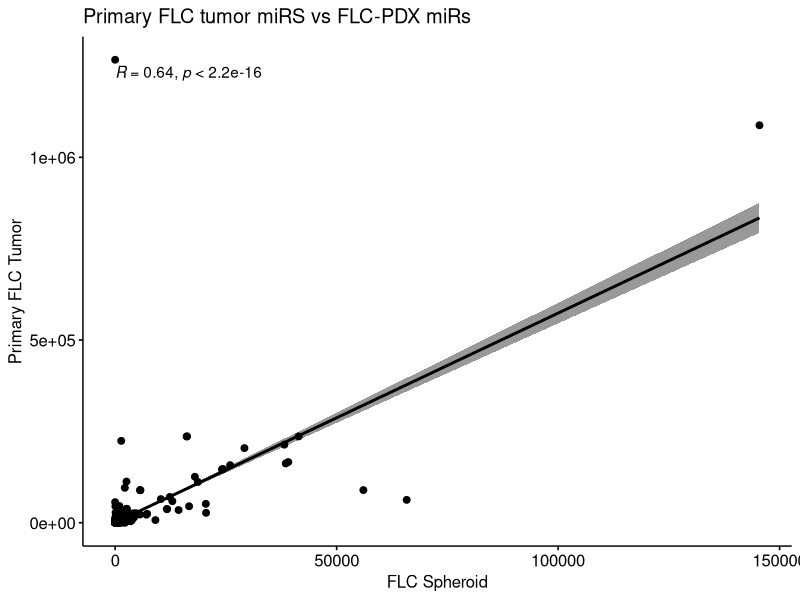
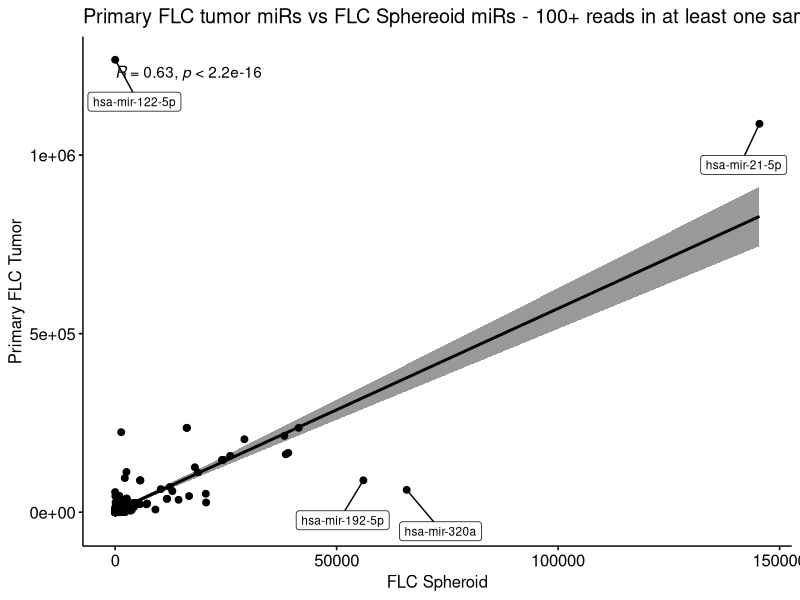
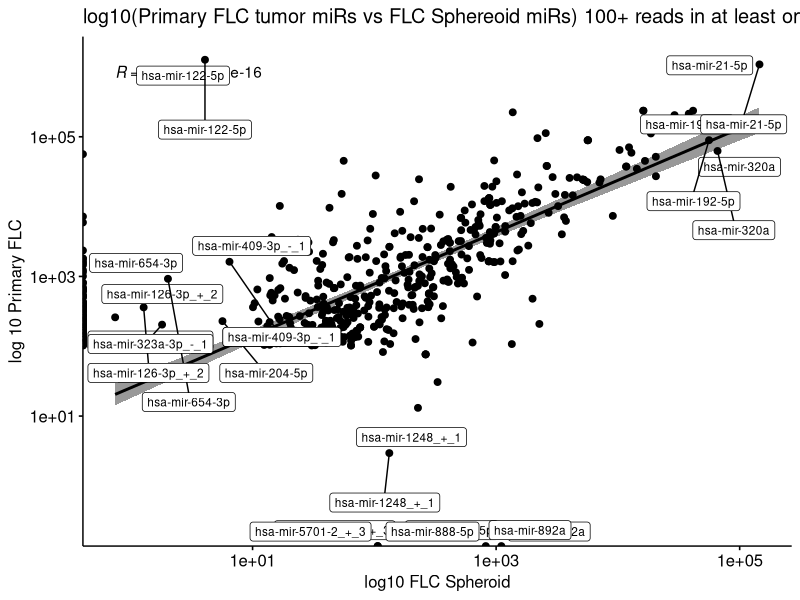
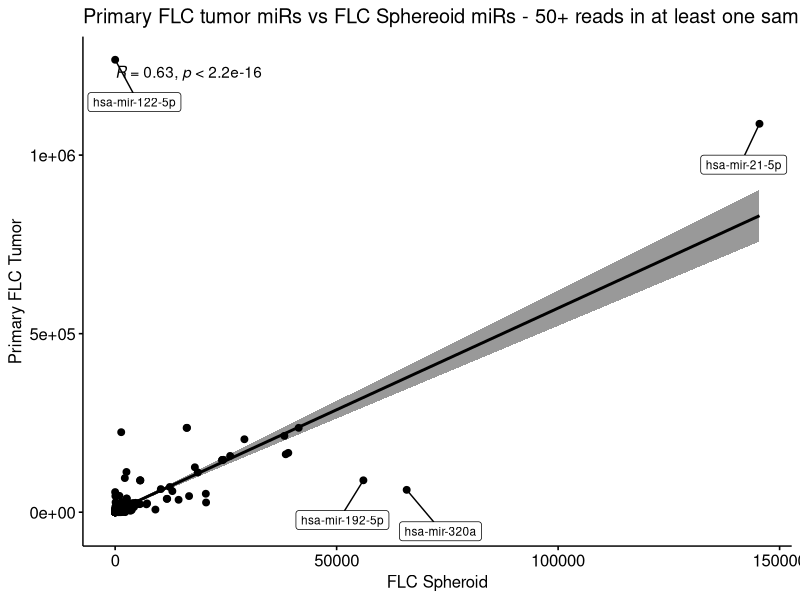
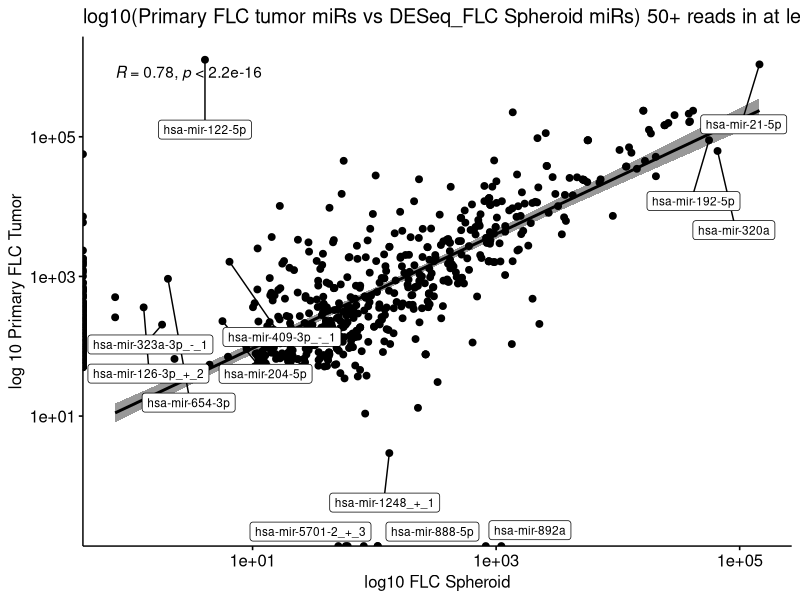
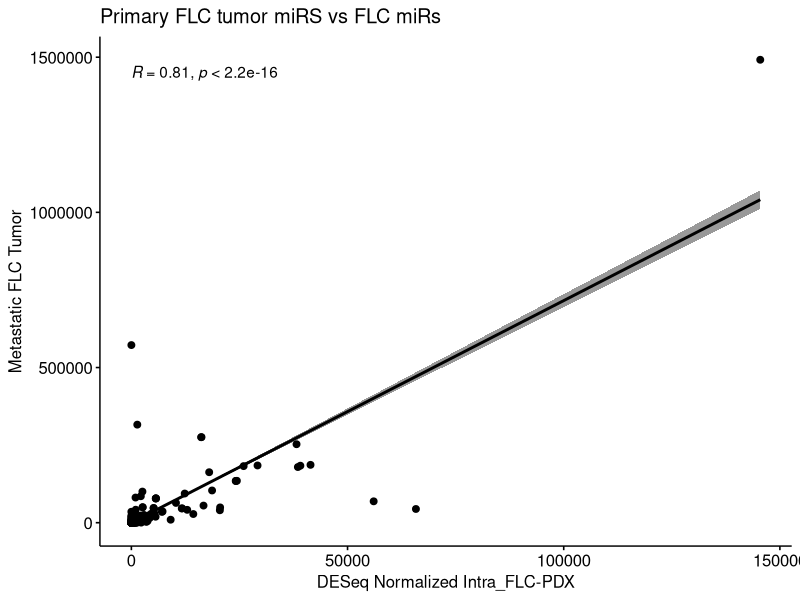
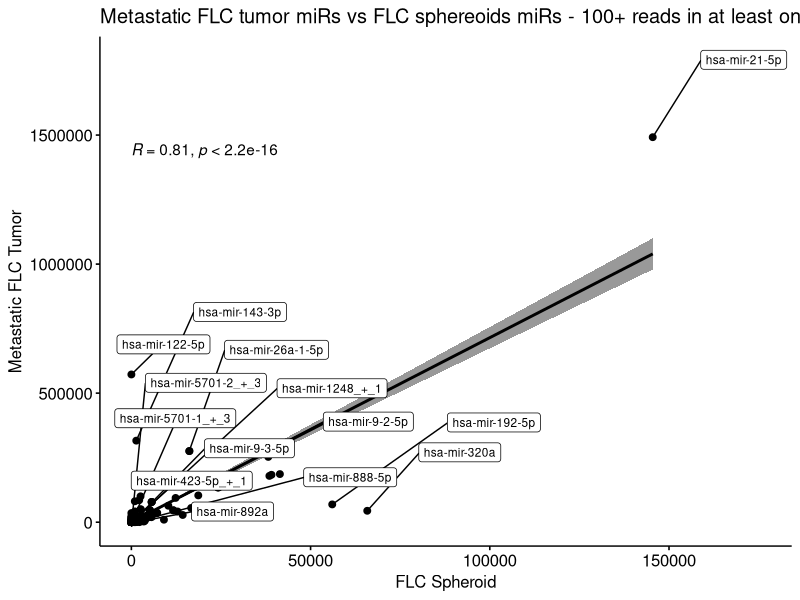
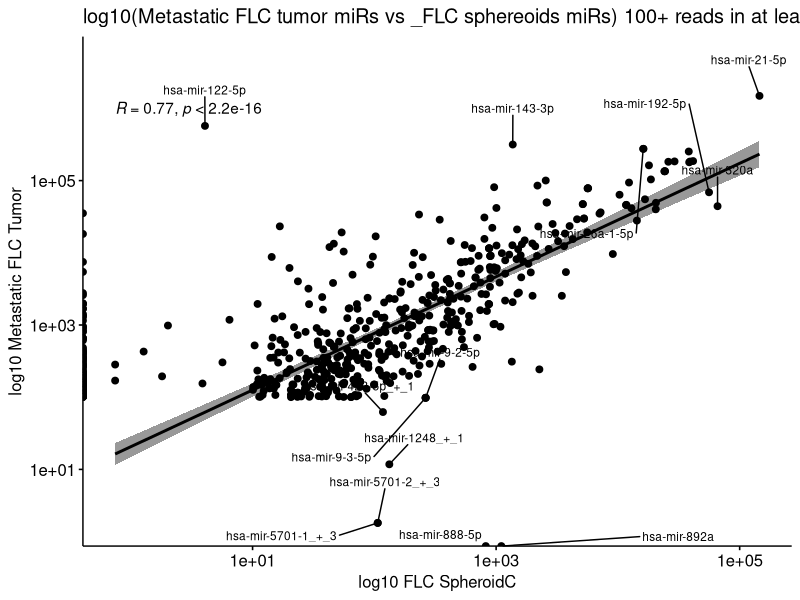

Recreate these plots in R, in order.
## ---- chunk 1
knitr::opts_chunk$set(echo = TRUE)
## ---- chunk 2
library(dplyr)
library(ggpubr) 
library(tibble)
library(ggrepel)
## ---- chunk 3
flc.counts <- read.csv("../NML-PRI-MET_noDups_avg-normalized-counts-by-group.csv")
flc.sphereoids <- read.csv("FLC-PDX_DESeq_miRs.csv")
flc.pri <- flc.counts %>% 
  select(miR, avg_PRI)
flc.mets <- flc.counts %>% 
  select(miR, avg_MET)
## ---- chunk 4
#Join intracellular sphereoids miRs with primary tumor miRs
flc.combined.pri <- full_join(flc.sphereoids, flc.pri, by = "miR")
#change is.na rows to 0
flc.combined.pri[is.na(flc.combined.pri)] <- 0
#Move the column to rowname. this is necessary for the final clean up step of removing rows that contain at least 100 reads in either column
flc.combined.pri <- column_to_rownames(flc.combined.pri, var = "miR")
flc.clean.100 <- flc.combined.pri %>% 
  filter_all(any_vars(. > 100)) 
write.csv(x = flc.clean.100, "PrimaryVsSpheroids100count.csv")
#this is done again with reads at least 50 reads in either column
flc.clean.50 <- flc.combined.pri %>% 
  filter_all(any_vars(. > 50))
write.csv(x = flc.clean.50, "PrimaryVsSpheroids50count.csv")
## ---- chunk 5
most.dev.pri.genes <- flc.clean.100 %>% 
  rownames_to_column(var = "miR") %>% 
  filter(miR %in% c("hsa-mir-122-5p", "hsa-mir-21-5p", "hsa-mir-320a", "hsa-mir-192-5p", "hsa-mir-126-3p_+_2", "hsa-mir-323a-3p_-_1", "hsa-mir-654-3p", "hsa-mir-122-5p", "hsa-mir-204-5p", "hsa-mir-409-3p_-_1", "hsa-mir-5701-2_+_3", "hsa-mir-888-5p", "hsa-mir-892a", "hsa-mir-1248_+_1"))
## ---- chunk 6
set.seed(1)
p.pri.noclean <- ggscatter(flc.combined.pri, x = "avg_Intra_FLC", y = "avg_PRI", 
          add = "reg.line", conf.int = TRUE, 
          cor.coef = TRUE, cor.method = "pearson",
          xlab = "FLC Spheroid", ylab = "Primary FLC Tumor", title = "Primary FLC tumor miRS vs FLC-PDX miRs")

p.pri.100 <- ggscatter(flc.clean.100, x = "avg_Intra_FLC", y = "avg_PRI", 
          add = "reg.line", conf.int = TRUE, 
          cor.coef = TRUE, cor.method = "pearson",
          xlab = "FLC Spheroid", ylab = "Primary FLC Tumor", title = "Primary FLC tumor miRs vs FLC Sphereoid miRs - 100+ reads in at least one sample") +
  geom_label_repel(data = most.dev.pri.genes,
                  aes(label = miR),
                  size = 3,
                  force = 100,
                  nudge_y = -30000)

p.pri.100.log10 <- ggscatter(flc.clean.100, x = "avg_Intra_FLC", y = "avg_PRI", 
          add = "reg.line", conf.int = TRUE, 
          cor.coef = TRUE, cor.method = "pearson",
          xlab = "log10 FLC Spheroid", ylab = "log 10 Primary FLC", title = "log10(Primary FLC tumor miRs vs FLC Sphereoid miRs) 100+ reads in at least one sample") +
  scale_x_log10() +
  scale_y_log10() +
  geom_label_repel(data = most.dev.pri.genes,
                  aes(label = miR),
                  size = 3) +
  geom_label_repel(data = most.dev.pri.genes,
                  aes(label = miR),
                  size = 3,
                  nudge_y = -1)

p.pri.50 <- ggscatter(flc.clean.50, x = "avg_Intra_FLC", y = "avg_PRI", 
          add = "reg.line", conf.int = TRUE, 
          cor.coef = TRUE, cor.method = "pearson",
          xlab = "FLC Spheroid", ylab = "Primary FLC Tumor", title = "Primary FLC tumor miRs vs FLC Sphereoid miRs - 50+ reads in at least one sample") +
  geom_label_repel(data = most.dev.pri.genes,
                  aes(label = miR),
                  size = 3,
                  force = 100,
                  nudge_y = -30000)

p.pri.50.log10 <- ggscatter(flc.clean.50, x = "avg_Intra_FLC", y = "avg_PRI", 
          add = "reg.line", conf.int = TRUE, 
          cor.coef = TRUE, cor.method = "pearson",
          xlab = "log10 FLC Spheroid", ylab = "log 10 Primary FLC Tumor", title = "log10(Primary FLC tumor miRs vs DESeq_FLC Spheroid miRs) 50+ reads in at least one sample") +
  scale_x_log10() +
  scale_y_log10() +
  geom_label_repel(data = most.dev.pri.genes,
                  aes(label = miR),
                  size = 3,
                  nudge_y = -1)

p.pri.noclean
p.pri.100
p.pri.100.log10
p.pri.50
p.pri.50.log10
## ---- chunk 7
#The steps here are similar to that seen in code chunk 4
flc.combined.mets <- full_join(flc.mets, flc.sphereoids, by = "miR")
flc.combined.mets[is.na(flc.combined.mets)] <- 0
flc.combined.mets <- column_to_rownames(flc.combined.mets, var = "miR")
flc.clean.mets.100 <- flc.combined.mets %>% 
  filter_all(any_vars(. > 100)) 
write.csv(x = flc.clean.mets.100, "MetastaticVsSpheroids100count.csv")
flc.clean.mets.50 <- flc.combined.mets %>% 
  filter_all(any_vars(. > 50)) 
write.csv(x = flc.clean.mets.50, "MetastaticVsSpheroids50count.csv")
## ---- chunk 8
most.dev.met.genes <- flc.clean.mets.100 %>% 
  rownames_to_column(var = "miR") %>% 
  filter(miR %in% c("hsa-mir-21-5p", "hsa-mir-122-5p", "hsa-mir-143-3p","hsa-mir-26a-1-5p" , "hsa-mir-320a", "hsa-mir-192-5p", "hsa-mir-892a", "hsa-mir-888-5p", "hsa-mir-5701-1_+_3", "hsa-mir-5701-2_+_3", "hsa-mir-1248_+_1", "hsa-mir-423-5p_+_1", "hsa-mir-9-2-5p", "hsa-mir-9-3-5p"))
## ---- chunk 9
set.seed(1)
p.met.noclean <- ggscatter(flc.combined.mets, x = "avg_Intra_FLC", y = "avg_MET", 
          add = "reg.line", conf.int = TRUE, 
          cor.coef = TRUE, cor.method = "pearson",
          xlab = "DESeq Normalized Intra_FLC-PDX", ylab = "Metastatic FLC Tumor", title = "Primary FLC tumor miRS vs FLC miRs")

p.met.100 <- ggscatter(flc.clean.mets.100, x = "avg_Intra_FLC", y = "avg_MET", 
          add = "reg.line", conf.int = TRUE, 
          cor.coef = TRUE, cor.method = "pearson",
          xlab = "FLC Spheroid", ylab = "Metastatic FLC Tumor", title = "Metastatic FLC tumor miRs vs FLC sphereoids miRs - 100+ reads in at least one sample") +
  geom_label_repel(data = most.dev.met.genes,
                  aes(label = miR),
                  size = 3,
                  force = 100,
                  nudge_x = 30000,
                  nudge_y = 300000)

p.met.100.log10 <- ggscatter(flc.clean.mets.100, x = "avg_Intra_FLC", y = "avg_MET", 
          add = "reg.line", conf.int = TRUE, 
          cor.coef = TRUE, cor.method = "pearson",
          xlab = "log10 FLC SpheroidC", ylab = "log10 Metastatic FLC Tumor", title = "log10(Metastatic FLC tumor miRs vs _FLC sphereoids miRs) 100+ reads in at least one sample") +
  scale_x_log10() +
  scale_y_log10() +
  geom_text_repel(data = most.dev.met.genes,
                  aes(label = miR),
                  size = 3,
                  force = 100,
                  nudge_y = .5)
  
p.met.50 <- ggscatter(flc.clean.mets.50, x = "avg_Intra_FLC", y = "avg_MET", 
          add = "reg.line", conf.int = TRUE, 
          cor.coef = TRUE, cor.method = "pearson",
          xlab = "FLC Spheroid", ylab = "Metastatic FLC Tumor", title = "Metastatic FLC tumor miRs vs FLC sphereoids miRs - 50+ reads in at least one sample") +
  geom_label_repel(data = most.dev.met.genes,
                  aes(label = miR),
                  size = 3,
                  force = 100,
                  nudge_x = 30000,
                  nudge_y = 300000)

p.met.50.log10 <- ggscatter(flc.clean.mets.50, x = "avg_Intra_FLC", y = "avg_MET", 
          add = "reg.line", conf.int = TRUE, 
          cor.coef = TRUE, cor.method = "pearson",
          xlab = "log10 FLC Spheroid", ylab = "log10 Metastatic FLC Tumor", title = "log10(Metastatic FLC tumor miRs vs _FLC sphereoids miRs) 50+ reads in at least one sample") +
  scale_x_log10() +
  scale_y_log10() +
  geom_text_repel(data = most.dev.met.genes,
                   aes(label = miR),
                   size = 3,
                   force = 100,
                  nudge_y = .5)

p.met.noclean
p.met.100
p.met.100.log10
p.met.50
p.met.50.log10
## ---- chunk 10

